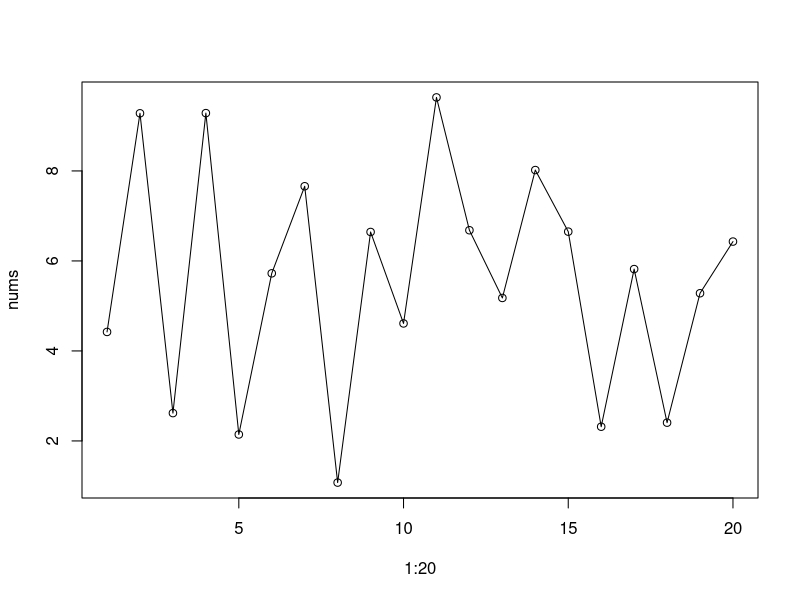

This figure's R source:
# To try online copy/paste to https://rdrr.io/snippets/
# 1 Begin an R Script by creating a variable containing 20 generated
#   random numbers, targeting a mean of five and a standard deviation of
#   two
    nums <- rnorm( 20, mean=5, sd=2 )
# -
# Stats.R
# -
# 2 Next, add statements to output the mean value and median value of
#   the generated random numbers
    cat ( "Mean:\t"	, mean( nums )	, "\n" 	)
    cat ( "Median:\t"	, median( nums )	, "\n\n" 	)
# 3 Now, add a statement to output the actual standard deviation of the
#   generated random numbers
    cat ( "Actual SD:\t"	, sd( nums )	, "\n\n"  	)
# 4 Add a statement to output the cut points that divide the generated
#   numbers into four equal parts
    cat ( "Cut Points:\t"	, quantile( nums )	, "\n" 	)
# 5 Next, add a statement to output the sum total of all the generated
#   random numbers
    cat ( "Total:\t"	, sum( nums )	, "\n\n" )
# 6 Now, add statements to output the minimum and maximum values of the
# generated random numbers
    cat ( "Range:\t\t"	, range( nums )	, "\n" 	)
    cat ( "Minimum:\t"	, min( nums )	, "\n" 	)
    cat ( "Maximum:\t"	, max( nums )	, "\n" 	)
# 7 Finally, add a statement to visualize the generated random numbers
    plot(1:20,nums,type="o")
# 8 Run the code to see the extracted statistics
# -
# Cleanup environment
# -
  rm(nums)
